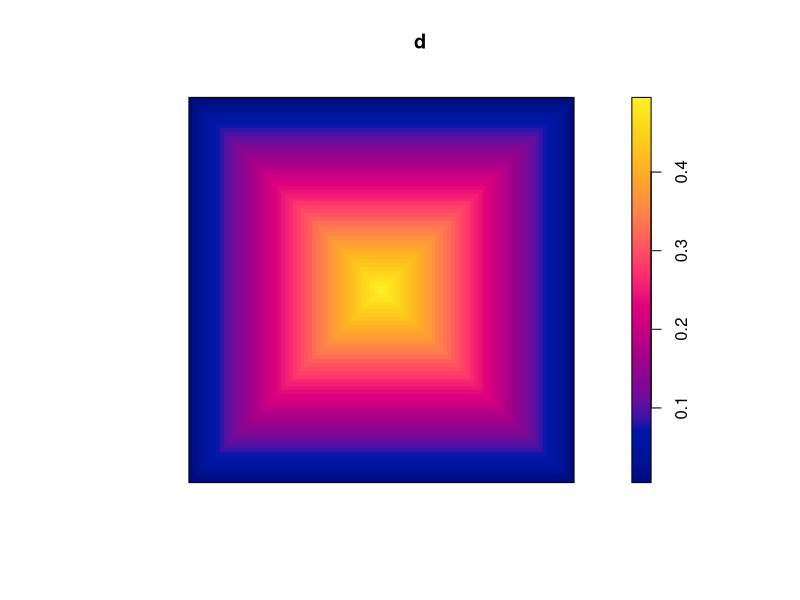

The R script that drew this image:
library(spatstat)


### Name: bdist.pixels
### Title: Distance to Boundary of Window
### Aliases: bdist.pixels
### Keywords: spatial math

### ** Examples

  u <- owin(c(0,1),c(0,1))
  d <- bdist.pixels(u, eps=0.01)
  image(d)
  d <- bdist.pixels(u, eps=0.01, style="matrix")
  mean(d >= 0.1)
  # value is approx (1 - 2 * 0.1)^2 = 0.64
